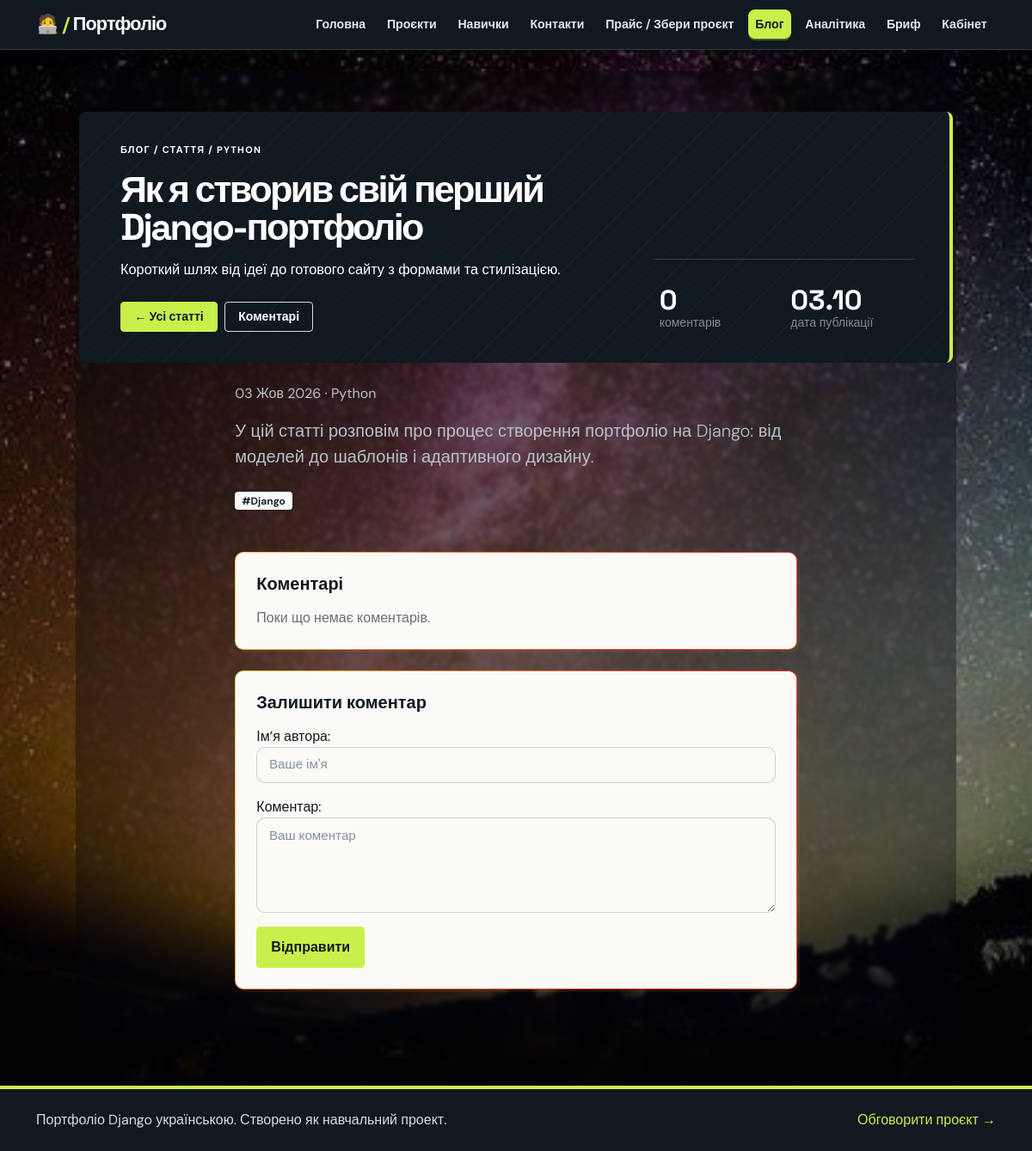
Page /blog/yak-ya-stvoriv-sviy-pershiy-django-portfolio/ on the committed database.
### portfolio/models.py (models this page shows, shortened)
class BlogPost(models.Model):
    title = models.CharField('Заголовок', max_length=200)
    slug = models.SlugField('Slug', unique=True)
    excerpt = models.TextField('Короткий опис', blank=True)
    content = models.TextField('Текст статті')
    category = models.ForeignKey(BlogCategory, on_delete=models.SET_NULL, null=True, blank=True, related_name='posts')
    tags = models.ManyToManyField(BlogTag, blank=True)
    author = models.ForeignKey(User, on_delete=models.CASCADE, related_name='blog_posts', null=True, blank=True)
    created_at = models.DateTimeField('Опубліковано', default=timezone.now)
    updated_at = models.DateTimeField('Оновлено', auto_now=True)
    is_published = models.BooleanField('Опубліковано', default=True)
    class Meta:
        verbose_name = 'Стаття блогу'
        verbose_name_plural = 'Статті блогу'
        ordering = ['-created_at']

class BlogCategory(models.Model):
    name = models.CharField('Категорія', max_length=100)
    slug = models.SlugField('Slug', unique=True)
    class Meta:
        verbose_name = 'Категорія блогу'
        verbose_name_plural = 'Категорії блогу'

class BlogTag(models.Model):
    name = models.CharField('Тег', max_length=50)
    slug = models.SlugField('Slug', unique=True)
    class Meta:
        verbose_name = 'Тег блогу'
        verbose_name_plural = 'Теги блогу'

### portfolio/views.py (the view, shortened to what this page needs)
# urls.py: path('blog/<slug:slug>/', views.blog_detail, name='blog_detail'),
def blog_detail(request, slug):
    track_page(request, f'blog-{slug}')
    post = get_object_or_404(BlogPost, slug=slug, is_published=True)
    comment_form = BlogCommentForm()
    comments = post.comments.all().order_by('-created_at')
    return render(request, 'portfolio/blog_detail.html', {
        'post': post,
        'comments': comments,
        'comment_form': comment_form,
    })

### portfolio/forms.py (shortened to what this page needs)
class BlogCommentForm(forms.ModelForm):
    class Meta:
        model = BlogComment
        fields = ['author_name', 'comment']
        widgets = {
            'author_name': forms.TextInput(attrs={'class': 'form-control', 'placeholder': "Ваше ім'я"}),
            'comment': forms.Textarea(attrs={'class': 'form-control', 'rows': 4, 'placeholder': 'Ваш коментар'}),
        }

### portfolio/context_processors.py (called while the page is built)
def admin_orders(request):
    if request.path.startswith('/admin/') and request.user.is_staff:
        return {'admin_orders': Order.objects.all()[:5]}
    return {}

### portfolio/views.py (called while the page is built)
def track_page(request, page_name):
    PageView.objects.create(page=page_name)

### portfolio/templates/portfolio/blog_detail.html (shortened to what this page needs)
{% extends 'portfolio/base.html' %}
{% block content %}
<section class="hero-panel row align-items-end mb-4">
  <div class="col-lg-8">
    <p class="eyebrow mb-3">Блог / стаття{% if post.category %} / {{ post.category.name }}{% endif %}</p>
    <h1 class="mb-3">{{ post.title }}</h1>
    <p class="lead mb-4">{% if post.excerpt %}{{ post.excerpt }}{% else %}{{ post.content|truncatewords:28 }}{% endif %}</p>
    <div class="d-flex flex-wrap gap-2">
      <a class="btn btn-primary" href="{% url 'portfolio:blog' %}">← Усі статті</a>
      <a class="btn btn-outline-light" href="#comments">Коментарі</a>
    </div>
  </div>
  <div class="col-lg-4 mt-5 mt-lg-0">
    <div class="stat-strip row g-3">
      <div class="col-6"><div class="stat-value">{{ comments|length }}</div><div class="small text-white-50">коментарів</div></div>
      <div class="col-6"><div class="stat-value">{{ post.created_at|date:"d.m" }}</div><div class="small text-white-50">дата публікації</div></div>
    </div>
  </div>
</section>
  <div class="row justify-content-center">
    <div class="col-lg-8">
      <p class="text-muted-soft mb-3">{{ post.created_at|date:"d M Y" }}{% if post.category %} · {{ post.category.name }}{% endif %}</p>
      <div class="lead text-muted-soft">{{ post.content|linebreaks }}</div>
      <div class="mt-4">
        {% for tag in post.tags.all %}<span class="badge bg-light text-dark me-1">#{{ tag.name }}</span>{% endfor %}
      </div>
      <div class="card-soft p-4 mt-5" id="comments">
        <h3 class="h5 fw-bold mb-3">Коментарі</h3>
        {% if comments %}
          {% for comment in comments %}
          <div class="card-soft p-3 mb-3">
            <div class="d-flex justify-content-between align-items-center mb-2">
              <strong>{{ comment.author_name }}</strong>
              <small class="text-muted">{{ comment.created_at|date:"d M Y H:i" }}</small>
            </div>
            <p class="mb-0">{{ comment.comment|linebreaksbr }}</p>
          </div>
          {% endfor %}
        {% else %}
          <p class="text-muted-soft mb-0">Поки що немає коментарів.</p>
        {% endif %}
      </div>
      <div class="card-soft p-4 mt-4">
        <h3 class="h5 fw-bold mb-3">Залишити коментар</h3>
        <form method="post">
          <div class="mb-3">
            {{ comment_form.author_name.label_tag }}
            {{ comment_form.author_name }}
          </div>
          <div class="mb-3">
            {{ comment_form.comment.label_tag }}
            {{ comment_form.comment }}
          </div>
          <button type="submit" class="btn btn-primary">Відправити</button>
        </form>
      </div>
    </div>
  </div>
{% endblock %}

### rows in the picture
BlogPost: category.name "PYTHON", title "Як я створив свій перший Django-портфоліо", excerpt "Короткий шлях від ідеї до готового сайту з формами та стилізацією.", created_at "03.10", created_at "03 Жов 2026", category.name "Python", content "У цій статті розповім про процес створення портфоліо на Django: від моделей до шаблонів і адаптивного дизайну."
BlogTag: name "Django"

### other values in the picture
{{ comments|length }} "0"
{{ comment_form.author_name.label_tag }} "Ім’я автора:"
{{ comment_form.comment.label_tag }} "Коментар:"
